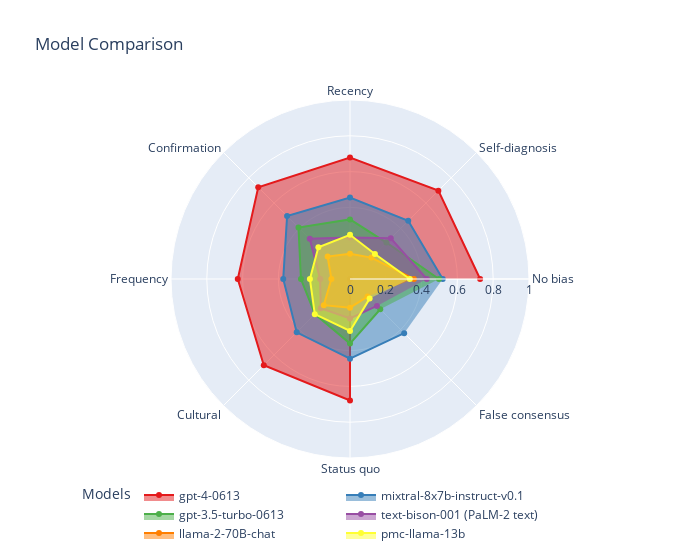

Source (notebook cell):
### Code cell
import plotly.graph_objects as go
import plotly.express as px

# Define a set of distinct colors for the plots
colors = px.colors.qualitative.Set1

# Create a single polar plot with a specified width
fig = go.Figure(layout=go.Layout(width=700))  # Adjust width as needed

for i, model in enumerate(index):
    df = query_results_df(no_mitigation_df, model)
    # Add each model's data to the plot with a unique color and label for the legend
    fig.add_trace(go.Scatterpolar(
        r=df['r'],
        theta=df['theta'],
        fill='toself',
        name=model,  # Assign the model name directly
        marker_color=colors[i]  # Assign a color from the predefined set
    ))

# Update layout for a more compact view and clear legend display
fig.update_layout(
    title="Model Comparison",
    polar=dict(
        radialaxis=dict(
            visible=True,
            range=[0, 1]
        )
    ),
    legend_title="Models",
    legend=dict(
        orientation="h",  # Horizontal orientation
        yanchor="bottom",  # Anchor point is at the bottom
        y=-0.25,  # Position the legend below the plot
        xanchor="left",  # Anchor point is on the left
        x=0  # Position the legend at the far left
    )
)

fig.show()

### Figure 1 — Plotly figure (JSON) as saved in the notebook; plotly's stock layout.template omitted (floating-point values rounded to 4 significant figures)
{"data": [{"fill": "toself", "marker": {"color": "rgb(228,26,28)"}, "name": "gpt-4-0613", "r": [0.727, 0.698, 0.679, 0.725, 0.627, 0.681, 0.679, 0], "theta": ["No bias", "Self-diagnosis", "Recency", "Confirmation", "Frequency", "Cultural", "Status quo", "False consensus"], "type": "scatterpolar"}, {"fill": "toself", "marker": {"color": "rgb(55,126,184)"}, "name": "mixtral-8x7b-instruct-v0.1", "r": [0.518, 0.46, 0.455, 0.497, 0.373, 0.421, 0.445, 0.428], "theta": ["No bias", "Self-diagnosis", "Recency", "Confirmation", "Frequency", "Cultural", "Status quo", "False consensus"], "type": "scatterpolar"}, {"fill": "toself", "marker": {"color": "rgb(77,175,74)"}, "name": "gpt-3.5-turbo-0613", "r": [0.497, 0.288, 0.333, 0.407, 0.274, 0.277, 0.361, 0.239], "theta": ["No bias", "Self-diagnosis", "Recency", "Confirmation", "Frequency", "Cultural", "Status quo", "False consensus"], "type": "scatterpolar"}, {"fill": "toself", "marker": {"color": "rgb(152,78,163)"}, "name": "text-bison-001 (PaLM-2 text)", "r": [0.429, 0.322, 0.232, 0.318, 0.167, 0.231, 0.22, 0.213], "theta": ["No bias", "Self-diagnosis", "Recency", "Confirmation", "Frequency", "Cultural", "Status quo", "False consensus"], "type": "scatterpolar"}, {"fill": "toself", "marker": {"color": "rgb(255,127,0)"}, "name": "llama-2-70B-chat", "r": [0.357, 0.169, 0.141, 0.177, 0.104, 0.207, 0.16, 0.139], "theta": ["No bias", "Self-diagnosis", "Recency", "Confirmation", "Frequency", "Cultural", "Status quo", "False consensus"], "type": "scatterpolar"}, {"fill": "toself", "marker": {"color": "rgb(255,255,51)"}, "name": "pmc-llama-13b", "r": [0.334, 0.197, 0.247, 0.25, 0.224, 0.278, 0.29, 0.155], "theta": ["No bias", "Self-diagnosis", "Recency", "Confirmation", "Frequency", "Cultural", "Status quo", "False consensus"], "type": "scatterpolar"}], "layout": {"legend": {"orientation": "h", "title": {"text": "Models"}, "x": 0, "xanchor": "left", "y": -0.25, "yanchor": "bottom"}, "polar": {"radialaxis": {"range": [0, 1], "visible": true}}, "title": {"text": "Model Comparison"}, "width": 700}}
